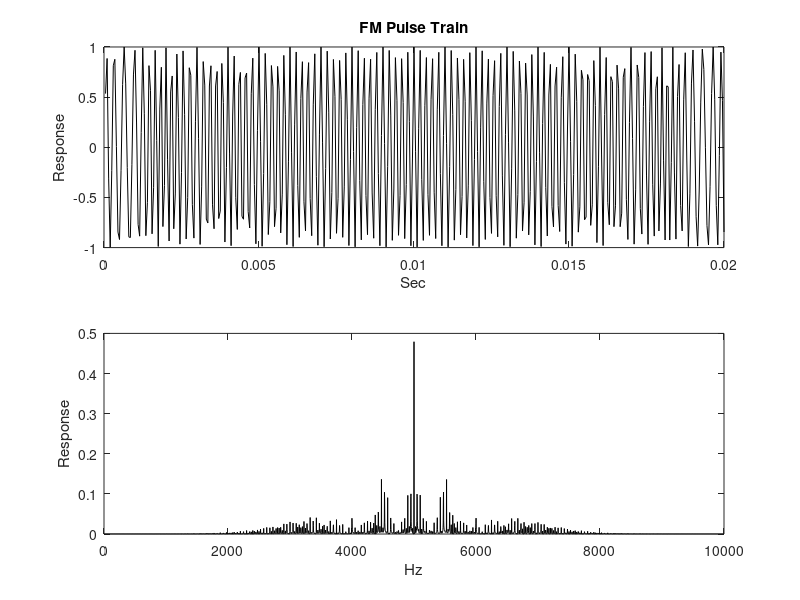
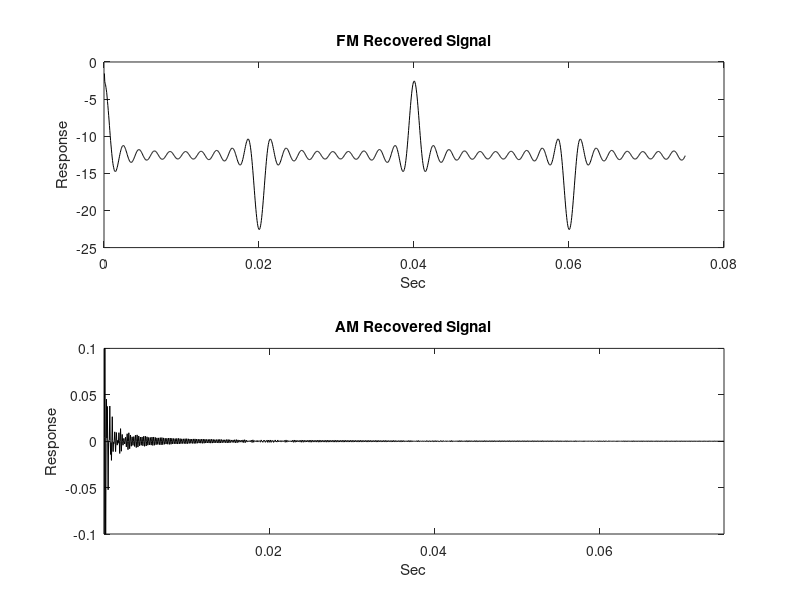

MATLAB code to generate these figures, in order:
% wideband AM and FM generator and detector

fs=20000;

fc=5000;
npts=8192;
n=1:npts;
t=n./fs;
f=0:fs/npts:fs-fs/npts;

wc=2*pi*fc/fs;

alpha=.9;
%beta=40;
beta=1;
beta=10;

fam=100;
ffm=40;
amsig=zeros(size(n));
fmsig=zeros(size(n));

% pulse train generator

% Nr/(2Nw) gives number of harmonics in freq domain!
Nr=400;	% sample # pulse repeats
Nw=20;		% pulse width in samples
tau=.5;	% small delay
% if beta is odd -> even harmonics
% if beta is even -> odd harmonics

Ts=1/fs;
t=Ts*n;

ypulse=(Nw/Nr).*sin(pi.*(n-tau)./Nw)./(sin(pi.*(n-tau)./Nr));

for nn=1:npts,
   if ypulse(nn)>1
      ypulse(nn)=1;
   end;
   if ypulse(nn)<-1
      ypulse(nn)=-1;
   end;
end;


y=(1. + amsig).*cos(wc.*n+beta.*ypulse);

Yf=sqrt(2).*abs(fft(y))./npts;

figure(1);
subplot(2,1,1),plot(t(1:400),y(1:400),'k');
title('FM Pulse Train');
ylabel('Response');
xlabel('Sec');
%axis([0 .01 -1 1]);
subplot(2,1,2),plot(f(1:4096),Yf(1:4096),'k');
ylabel('Response');
xlabel('Hz');

% apply Hilbert transform to new array

Yhf=zeros(size(Yf));

Yfc=fft(y);
Yhf=zeros(size(Yfc));
% bandpass filter and hilbert xform
nfc=2049;
band=2047;
for n=-band:band,
   Yhf(nfc+n)=Yfc(nfc+n) + conj(Yfc(8192-nfc-n+2));  % 1 for matlab, 1 for dc
end;
yh=ifft(Yhf);

j=sqrt(-1);
n=1:8192;
ymod=exp(-j.*2.*pi.*fc.*n./fs).*yh;

yam=abs(ymod)-1.;
yfm=unwrap(angle(ymod));

figure(2);
npts=1500;
subplot(2,1,1),plot(t(1:npts),yfm(1:npts),'k');
title('FM Recovered Signal');
ylabel('Response');
xlabel('Sec');
%axis([0 .075 -1 1]);

subplot(2,1,2),plot(t(1:npts),yam(1:npts),'k');
title('AM Recovered Signal');
ylabel('Response');
xlabel('Sec');
axis([t(1) t(npts) -.1 .1]);
